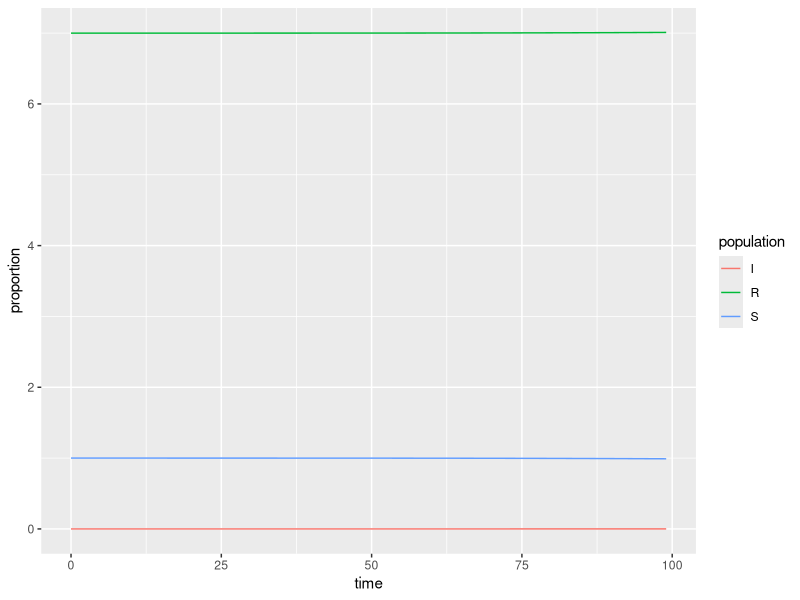

The R script that drew this image:
## ---- chunk 1
knitr::opts_chunk$set(echo = TRUE)
library(tidyverse)
library(deSolve)
## ---- chunk 2
### Specify parameters

## Proportion in each compartment: Susceptible 0.999999, Infected 0.000001, Recovered 0 (these are directly from the example linked above)
init <- c(S = 1-1e-6, I = 1e-6, R = 7.0)

## beta: infection parameter; gamma: recovery parameter
parameters <- c(beta = 3.316, gamma = 3.261)

## Time frame
times      <- seq(0, 100, by = 3)
## ---- chunk 3
## Build the function with all 
sir <- function(time, init, parameters) {

  with(as.list(c(init, parameters)), {

    dS <- -beta * S * I
    dI <-  beta * S * I - gamma * I
    dR <-  gamma * I
    
    return(list(c(dS, dI, dR)))
  })
}
## ---- chunk 4
## Solve using `deSolve::ode()`
approximation <- ode(y = init, times = times, func = sir, parms = parameters)
## ---- chunk 5
## Get output into a data frame
approx_df <- as.data.frame(approximation)

## Pivot longer so R will do the work for us: 
approx_long <- approx_df %>% 
  pivot_longer(cols = S:R, names_to = "population", values_to = "proportion")

## ---- chunk 6
ggplot(data = approx_long, aes(x = time, y = proportion)) +
  geom_line(aes(color = population))
